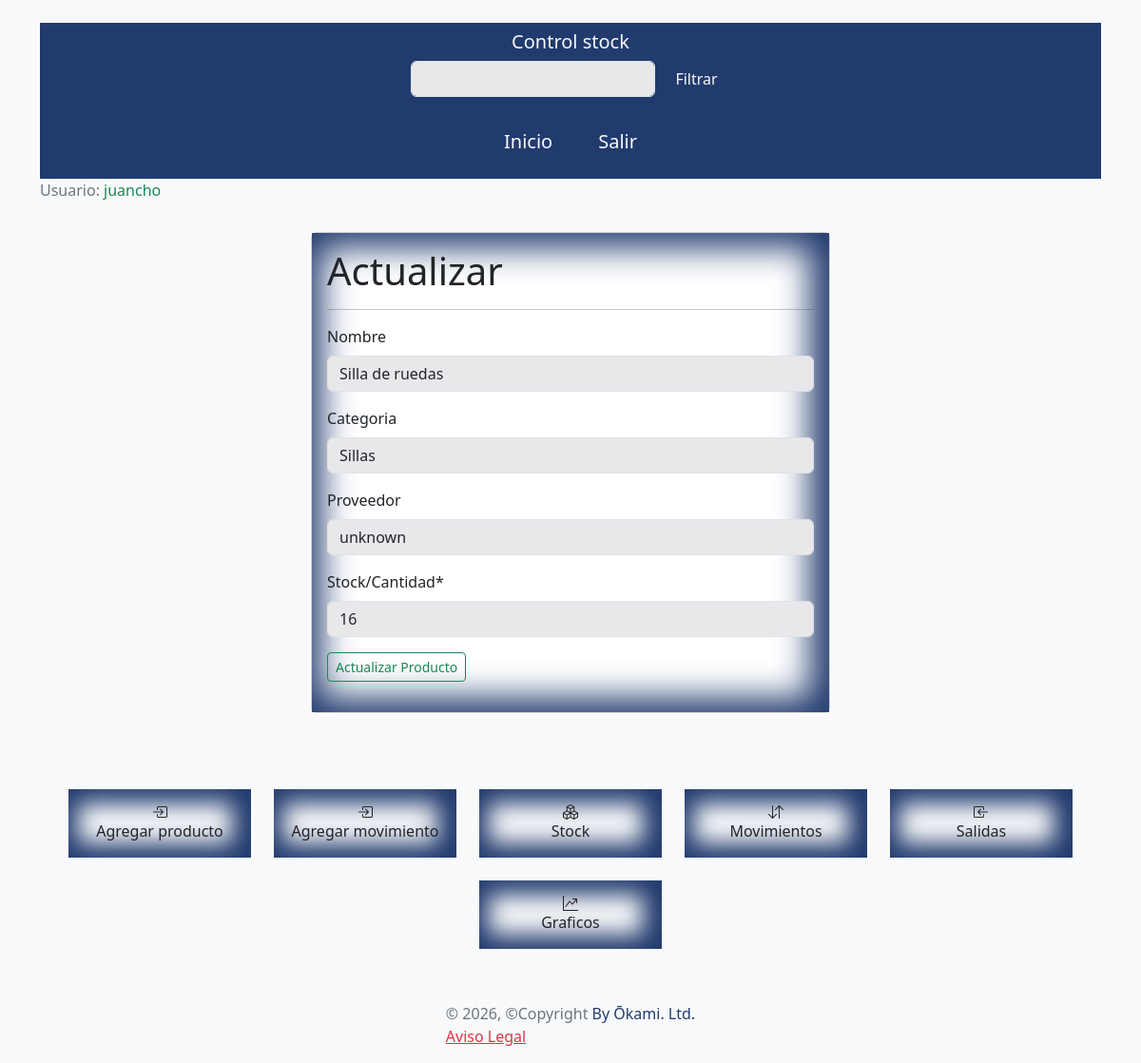
Before: /products/update/1/ (signed in) with the older database file.
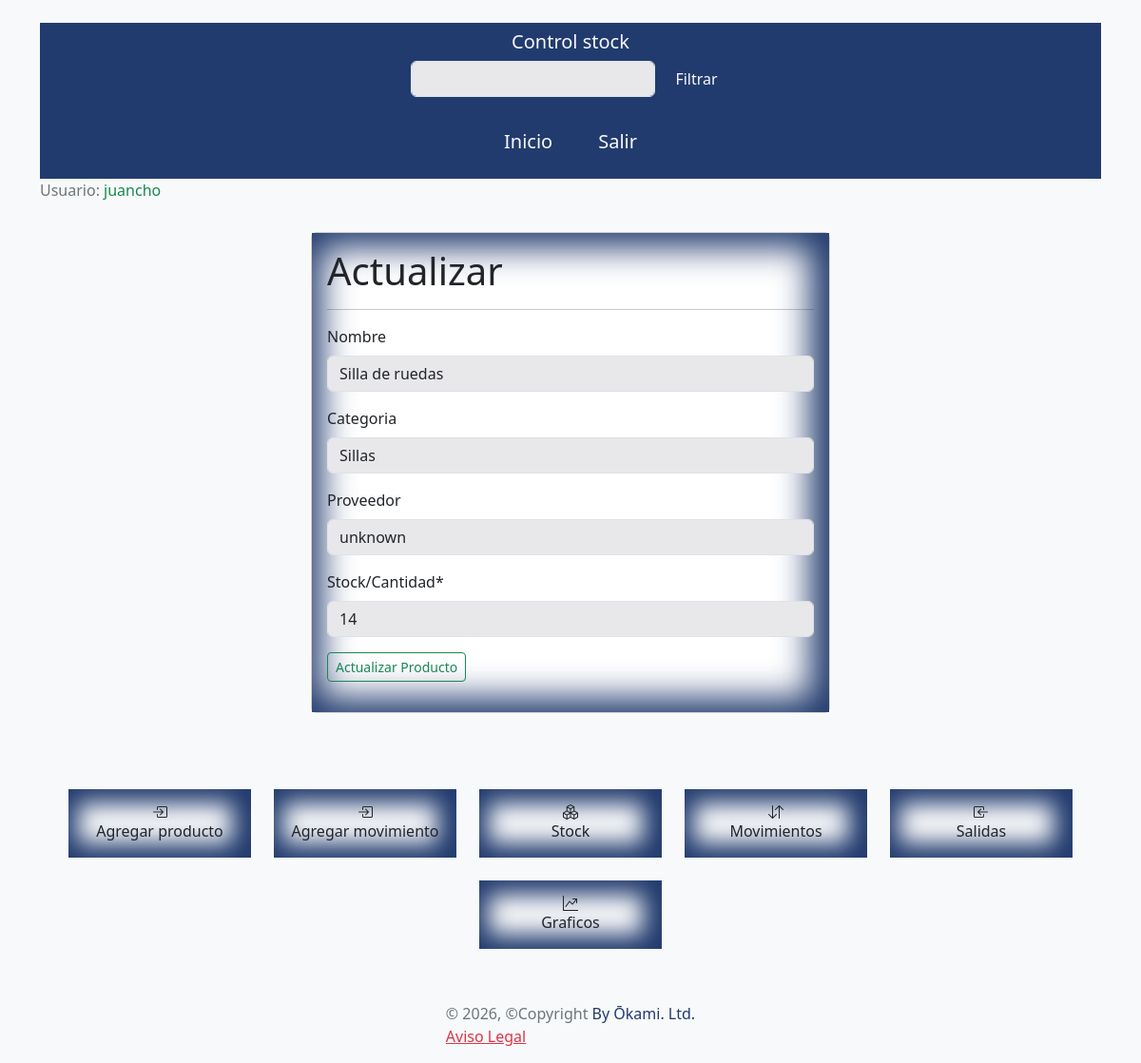
After: the same page with the newer database file.
### products/models.py (models this page shows, shortened)
class Products(models.Model):
    product = models.ForeignKey(User,  on_delete=models.CASCADE, related_name="products", verbose_name=("Producto"))
    product_name = models.CharField(max_length=50, blank=True, verbose_name=("Nombre"))
    category = models.CharField(max_length=100, blank=True, verbose_name=("Categoria"))
    supplier = models.CharField(max_length=50, blank=True, verbose_name=("Proveedor"))
    timestamp  = models.DateTimeField(auto_now_add=True, blank=True, null=True, verbose_name=("Fecha"))
    stock = models.PositiveIntegerField(default=0, validators=[MinValueValidator(0)], verbose_name=("Stock/Cantidad"))
    class Meta:
        verbose_name = 'Producto'
        verbose_name_plural = 'Productos'

### products/views.py (the view, shortened to what this page needs)
# urls.py: path('products/update/<int:pk>/', ProductUpdateView.as_view(), name="product_update"),
@method_decorator(login_required, name="dispatch")
class ProductUpdateView(UpdateView):
    model = Products
    template_name = "products/products_update.html"
    fields = "product_name", "category", "supplier", "stock"
    success_url = reverse_lazy('home')
    def get_queryset(self):
        return self.model.objects.filter(product=self.request.user)

### core/templates/products/products_update.html (shortened to what this page needs)
{% extends 'general/layout.html' %}
{% load crispy_forms_tags %}
{% block content %}
  <div class="row">
    <div class="col-12 col-md-6 offset-md-3">
      <div class="card" >
          <div class="card-body" id="box">
            <h1 class="card-title">Actualizar</h1>
            <hr>
            <form action="" method="post", enctype="multipart/form-data">
                  {{ form.product_name | as_crispy_field }}
                  {{ form.category | as_crispy_field }}
                  {{ form.supplier | as_crispy_field }}
                  {{ form.stock | as_crispy_field }}
              <button class="btn btn-sm btn-outline-success">Actualizar Producto</button>
            </form>
          </div>
      </div>
    </div>
  </div>
{% endblock %}

Changed rows visible on the page:
changed Products "Silla de ruedas": stock "16" → "14"
